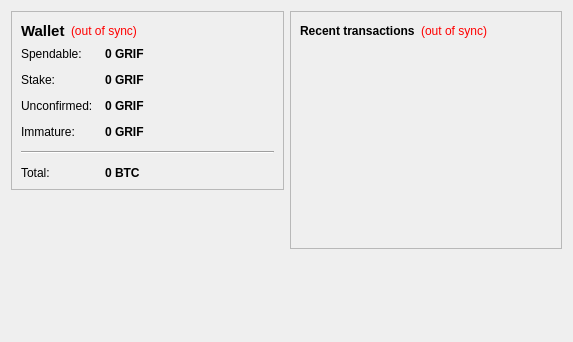
<?xml version="1.0" encoding="UTF-8"?>
<ui version="4.0">
 <class>OverviewPage</class>
 <widget class="QWidget" name="OverviewPage">
  <property name="geometry">
   <rect>
    <x>0</x>
    <y>0</y>
    <width>573</width>
    <height>342</height>
   </rect>
  </property>
  <property name="windowTitle">
   <string>Form</string>
  </property>
  <layout class="QHBoxLayout" name="horizontalLayout" stretch="1,1">
   <item>
    <layout class="QVBoxLayout" name="verticalLayout_2">
     <item>
      <widget class="QFrame" name="frame">
       <property name="frameShape">
        <enum>QFrame::StyledPanel</enum>
       </property>
       <property name="frameShadow">
        <enum>QFrame::Raised</enum>
       </property>
       <layout class="QVBoxLayout" name="verticalLayout_4">
        <item>
         <layout class="QHBoxLayout" name="horizontalLayout_4">
          <item>
           <widget class="QLabel" name="label_5">
            <property name="font">
             <font>
              <pointsize>11</pointsize>
              <weight>75</weight>
              <bold>true</bold>
             </font>
            </property>
            <property name="text">
             <string>Wallet</string>
            </property>
           </widget>
          </item>
          <item>
           <widget class="QLabel" name="labelWalletStatus">
            <property name="toolTip">
             <string>The displayed information may be out of date. Your wallet automatically synchronizes with the GRIF network after a connection is established, but this process has not completed yet.</string>
            </property>
            <property name="styleSheet">
             <string notr="true">QLabel { color: red; }</string>
            </property>
            <property name="text">
             <string notr="true">(out of sync)</string>
            </property>
            <property name="alignment">
             <set>Qt::AlignLeading|Qt::AlignLeft|Qt::AlignVCenter</set>
            </property>
           </widget>
          </item>
          <item>
           <spacer name="horizontalSpacer_2">
            <property name="orientation">
             <enum>Qt::Horizontal</enum>
            </property>
            <property name="sizeHint" stdset="0">
             <size>
              <width>40</width>
              <height>20</height>
             </size>
            </property>
           </spacer>
          </item>
         </layout>
        </item>
        <item>
         <layout class="QFormLayout" name="formLayout_2">
          <property name="fieldGrowthPolicy">
           <enum>QFormLayout::AllNonFixedFieldsGrow</enum>
          </property>
          <property name="horizontalSpacing">
           <number>12</number>
          </property>
          <property name="verticalSpacing">
           <number>12</number>
          </property>
          <item row="0" column="0">
           <widget class="QLabel" name="label">
            <property name="text">
             <string>Spendable:</string>
            </property>
           </widget>
          </item>
          <item row="0" column="1">
           <widget class="QLabel" name="labelBalance">
            <property name="font">
             <font>
              <weight>75</weight>
              <bold>true</bold>
             </font>
            </property>
            <property name="cursor">
             <cursorShape>IBeamCursor</cursorShape>
            </property>
            <property name="toolTip">
             <string>Your current spendable balance</string>
            </property>
            <property name="text">
             <string notr="true">0 GRIF</string>
            </property>
            <property name="textInteractionFlags">
             <set>Qt::LinksAccessibleByMouse|Qt::TextSelectableByKeyboard|Qt::TextSelectableByMouse</set>
            </property>
           </widget>
          </item>
          <item row="1" column="0">
           <widget class="QLabel" name="label_6">
            <property name="text">
             <string>Stake:</string>
            </property>
           </widget>
          </item>
          <item row="1" column="1">
           <widget class="QLabel" name="labelStake">
            <property name="font">
             <font>
              <weight>75</weight>
              <bold>true</bold>
             </font>
            </property>
            <property name="cursor">
             <cursorShape>IBeamCursor</cursorShape>
            </property>
            <property name="toolTip">
             <string>Total of coins that was staked, and do not yet count toward the current balance</string>
            </property>
            <property name="text">
             <string notr="true">0 GRIF</string>
            </property>
            <property name="textInteractionFlags">
             <set>Qt::LinksAccessibleByMouse|Qt::TextSelectableByKeyboard|Qt::TextSelectableByMouse</set>
            </property>
           </widget>
          </item>
          <item row="2" column="0">
           <widget class="QLabel" name="label_3">
            <property name="text">
             <string>Unconfirmed:</string>
            </property>
           </widget>
          </item>
          <item row="2" column="1">
           <widget class="QLabel" name="labelUnconfirmed">
            <property name="font">
             <font>
              <weight>75</weight>
              <bold>true</bold>
             </font>
            </property>
            <property name="cursor">
             <cursorShape>IBeamCursor</cursorShape>
            </property>
            <property name="toolTip">
             <string>Total of transactions that have yet to be confirmed, and do not yet count toward the current balance</string>
            </property>
            <property name="text">
             <string notr="true">0 GRIF</string>
            </property>
            <property name="textInteractionFlags">
             <set>Qt::LinksAccessibleByMouse|Qt::TextSelectableByKeyboard|Qt::TextSelectableByMouse</set>
            </property>
           </widget>
          </item>
          <item row="3" column="0">
           <widget class="QLabel" name="labelImmatureText">
            <property name="text">
             <string>Immature:</string>
            </property>
           </widget>
          </item>
          <item row="3" column="1">
           <widget class="QLabel" name="labelImmature">
            <property name="font">
             <font>
              <weight>75</weight>
              <bold>true</bold>
             </font>
            </property>
            <property name="toolTip">
             <string>Mined balance that has not yet matured</string>
            </property>
            <property name="text">
             <string notr="true">0 GRIF</string>
            </property>
            <property name="textInteractionFlags">
             <set>Qt::LinksAccessibleByMouse|Qt::TextSelectableByKeyboard|Qt::TextSelectableByMouse</set>
            </property>
           </widget>
          </item>
          <item row="4" column="0" colspan="2">
           <widget class="Line" name="line">
            <property name="orientation">
             <enum>Qt::Horizontal</enum>
            </property>
           </widget>
          </item>
          <item row="5" column="0">
           <widget class="QLabel" name="labelTotalText">
            <property name="text">
             <string>Total:</string>
            </property>
           </widget>
          </item>
          <item row="5" column="1">
           <widget class="QLabel" name="labelTotal">
            <property name="font">
             <font>
              <weight>75</weight>
              <bold>true</bold>
             </font>
            </property>
            <property name="cursor">
             <cursorShape>IBeamCursor</cursorShape>
            </property>
            <property name="toolTip">
             <string>Your current total balance</string>
            </property>
            <property name="text">
             <string notr="true">0 BTC</string>
            </property>
            <property name="textInteractionFlags">
             <set>Qt::LinksAccessibleByMouse|Qt::TextSelectableByKeyboard|Qt::TextSelectableByMouse</set>
            </property>
           </widget>
          </item>
         </layout>
        </item>
       </layout>
      </widget>
     </item>
     <item>
      <spacer name="verticalSpacer">
       <property name="orientation">
        <enum>Qt::Vertical</enum>
       </property>
       <property name="sizeHint" stdset="0">
        <size>
         <width>20</width>
         <height>40</height>
        </size>
       </property>
      </spacer>
     </item>
    </layout>
   </item>
   <item>
    <layout class="QVBoxLayout" name="verticalLayout_3">
     <item>
      <widget class="QFrame" name="frame_2">
       <property name="frameShape">
        <enum>QFrame::StyledPanel</enum>
       </property>
       <property name="frameShadow">
        <enum>QFrame::Raised</enum>
       </property>
       <layout class="QVBoxLayout" name="verticalLayout">
        <item>
         <layout class="QHBoxLayout" name="horizontalLayout_2">
          <item>
           <widget class="QLabel" name="label_4">
            <property name="text">
             <string>&lt;b&gt;Recent transactions&lt;/b&gt;</string>
            </property>
           </widget>
          </item>
          <item>
           <widget class="QLabel" name="labelTransactionsStatus">
            <property name="toolTip">
             <string>The displayed information may be out of date. Your wallet automatically synchronizes with the GRIF network after a connection is established, but this process has not completed yet.</string>
            </property>
            <property name="styleSheet">
             <string notr="true">QLabel { color: red; }</string>
            </property>
            <property name="text">
             <string notr="true">(out of sync)</string>
            </property>
            <property name="alignment">
             <set>Qt::AlignRight|Qt::AlignTrailing|Qt::AlignVCenter</set>
            </property>
           </widget>
          </item>
          <item>
           <spacer name="horizontalSpacer">
            <property name="orientation">
             <enum>Qt::Horizontal</enum>
            </property>
            <property name="sizeHint" stdset="0">
             <size>
              <width>40</width>
              <height>20</height>
             </size>
            </property>
           </spacer>
          </item>
         </layout>
        </item>
        <item>
         <widget class="QListView" name="listTransactions">
          <property name="styleSheet">
           <string notr="true">QListView { background: transparent; }</string>
          </property>
          <property name="frameShape">
           <enum>QFrame::NoFrame</enum>
          </property>
          <property name="verticalScrollBarPolicy">
           <enum>Qt::ScrollBarAlwaysOff</enum>
          </property>
          <property name="horizontalScrollBarPolicy">
           <enum>Qt::ScrollBarAlwaysOff</enum>
          </property>
          <property name="selectionMode">
           <enum>QAbstractItemView::NoSelection</enum>
          </property>
         </widget>
        </item>
       </layout>
      </widget>
     </item>
     <item>
      <spacer name="verticalSpacer_2">
       <property name="orientation">
        <enum>Qt::Vertical</enum>
       </property>
       <property name="sizeHint" stdset="0">
        <size>
         <width>20</width>
         <height>40</height>
        </size>
       </property>
      </spacer>
     </item>
    </layout>
   </item>
  </layout>
 </widget>
 <resources/>
 <connections/>
</ui>
